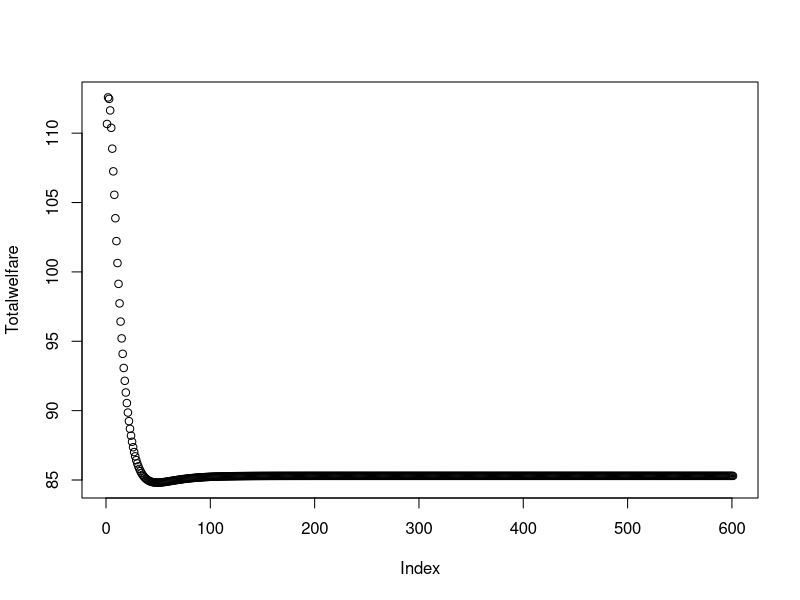

The R source for this figure:
Population <- 100
#An input of any sort, could be data, could be labour. Per cycle
Input <- 8

#Define the starting allocation:
Capital = rchisq(100,df=1)
Labour = rchisq(100,df=1)
#This gives 0 values, but we want values from 1 to 5
Alpha = rchisq(100,df=1)
Beta = rchisq(100,df=1)
HarbergerTaxRate = 0.05
Maxiter = 5

start <- data.frame("ID"= 1:Population,
            Capital,
           Labour,
           Alpha,
           Beta,
           "Output" = Capital^Alpha*Labour^Beta
           )

#Second-Highest function: needed for Vickrey Auction
max2 <- function(x){
  n <- length(x)
  sort(x,partial=n-1)[n-1]
}

#Start a Vector to store the welfare optimization
Totalwelfare <- c(sum(start$Output))
Counter <- 0

while (Counter <= Maxiter) {
  
  #Check if the individual can optimize his output
  for (Buyer in 1:nrow(start)){
    CapitalValue <- start$Alpha[Buyer]
    LabourValue <- start$Beta[Buyer]
    #Vickrey Auction: get the second highest value, if there is only one company with higher, price paid is other's price
    #Check if there are any other prices in range
    if (CapitalValue == min(start$Alpha)){
      CapitalPrice <- CapitalValue
    } else {
      CapitalPrice <- max2(start[which(Alpha <= CapitalValue),"Alpha"])
    }
    
    if (LabourValue <- min(start$Beta)){
      LabourPrice <- LabourValue
    } else {
      LabourPrice <-  max2(start[which(Beta <= LabourValue),"Beta"])
    }
    
    for (Input in c("Capital","Labour")){
      
      
      if (Input=="Capital"){
        SubstitutionRate <- "Alpha"
        Inputprice <- CapitalPrice
        SubstitutionValue <- start$Alpha[Buyer]
      } else {
        SubstitutionRate <- "Beta"
        Inputprice <- LabourPrice
        SubstitutionValue <- start$Beta[Buyer]
      }
      #when the agent has the lowest valuation, there is no point in making transactions because they will not be able
      #to get a cheaper price
      if (SubstitutionValue == min(start[[SubstitutionRate]])) next
      if (nrow(subset(start, Input < SubstitutionValue & Input > 0))) next #if there is no one to buy from we jump
      
      IdealInputRatio <- SubstitutionValue/(start$Alpha[Buyer]+start$Beta[Buyer]) #Given by Cobb Douglas,
      
      #Optimal input amount, given by Cobb-Douglas
      OptimalInputAmount <- (start[[Input]][Buyer]*IdealInputRatio)/Inputprice
      
      #If optimal amount is reached, no action, else buy until reach (or if there is no more on market)
      while (start[[Input]][Buyer] < OptimalInputAmount & #converge to optimal amount
             sum(subset(start, ID != Buyer, select = Input)) > 0 & #there must be something in the market
             start$Capital[Buyer] > 0 #also the agent must be able to buy it.
      ) {
        
        #Randomly select an individual to buy from, individual must have the resource
        Seller <- start[sample(nrow(subset(start, Input < SubstitutionValue & Input > 0)),1),"ID"]
        
        if (length(Seller)==0) break
        
        RequestedAmount <- OptimalInputAmount - start[[Input]][Buyer]
        AffordableAmount <- start$Capital[Buyer]/Inputprice
        AvailableAmount <- start[[Input]][Seller]
        
        #Make the transaction, update the dataframe
        #Two scenarios: buyer has enough cash to buy everything, if not, only buys what he can afford
        if (AffordableAmount > AvailableAmount){
          #The buyer buys everything
          TransactionFee <- Inputprice*AvailableAmount
          
          start$Capital[Buyer] <- start$Capital[Buyer] - TransactionFee #Update Buyers
          start[[Input]][Buyer] <- start[[Input]][Buyer] + AvailableAmount
          start$Capital[Seller] <- start$Capital[Seller] + TransactionFee #Update Seller
          start[[Input]][Seller] <- start[[Input]][Seller] - AvailableAmount
          
        } else {#if the buyer does not have enough cash to buy everything
          
          TransactionFee <- Inputprice*AffordableAmount
          
          start$Capital[Buyer] <- start$Capital[Buyer] - TransactionFee #Update Buyers
          start[[Input]][Buyer] <- start[[Input]][Buyer] + AvailableAmount
          start$Capital[Seller] <- start$Capital[Seller] + TransactionFee #Update Seller
          start[[Input]][Seller] <- start[[Input]][Seller] - AvailableAmount
          
        }
        
      }
    }
    
    #Update the dataframe
    start$TaxCapital <- start$Capital*HarbergerTaxRate
    start$TaxLabour <- start$Labour*HarbergerTaxRate
    start$Capital <- start$Capital - start$TaxCapital
    start$Labour <- start$Labour - start$TaxLabour
    
    #After making all the transactions, the state collects tax and redistributes it equally
    RedistributedCapital <- sum(start$TaxCapital)/Population
    RedistributedLabour <- sum(start$TaxLabour)/Population
    
    start$Capital <- start$Capital + RedistributedCapital
    start$Labour <- start$Labour + RedistributedLabour
    
    #Fill in the measurement Vector
    start$Output <- start$Capital^start$Alpha*start$Labour^start$Beta
    Totalwelfare <- c(Totalwelfare, sum(start$Output))
  }
  Counter <- Counter + 1
}
plot(Totalwelfare)